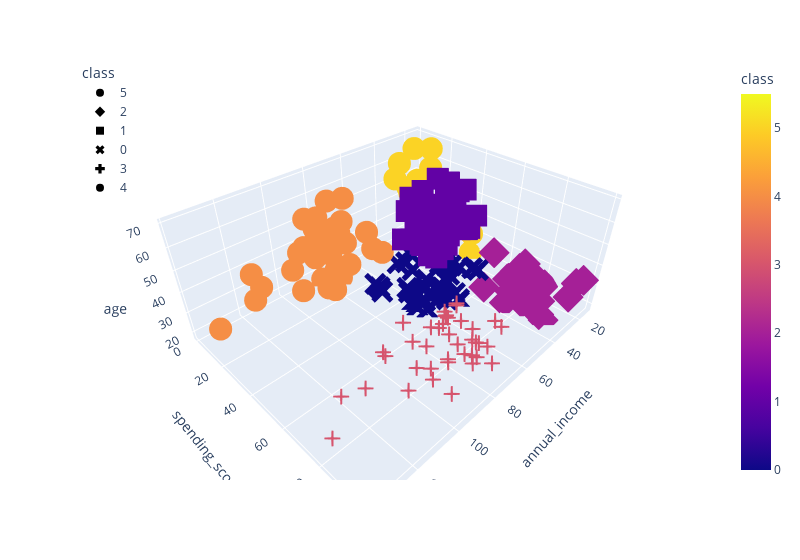

Write notebook code for a chart like this one.
### Code cell
fig = px.scatter_3d(
    df_shopping,
    x="annual_income",
    y="spending_score",
    z="age",
    color="class",
    symbol="class",
    width=800,
)
fig.update_layout(legend=dict(x=0, y=1))
fig.show()

### Figure 1 — Plotly figure (JSON) as saved in the notebook; plotly's stock layout.template omitted (floating-point values rounded to 4 significant figures)
{"data": [{"hovertemplate": "class=%{marker.color}<br>annual_income=%{x}<br>spending_score=%{y}<br>age=%{z}<extra></extra>", "legendgroup": "5", "marker": {"color": [5, 5, 5, 5, 5, 5, 5, 5, 5, 5, 5, 5, 5, 5, 5, 5, 5, 5, 5, 5, 5], "coloraxis": "coloraxis", "symbol": "circle"}, "mode": "markers", "name": "5", "scene": "scene", "showlegend": true, "type": "scatter3d", "x": [15, 16, 17, 18, 19, 19, 20, 20, 21, 23, 24, 25, 28, 28, 29, 30, 33, 33, 34, 37, 39], "y": [39, 6, 40, 6, 3, 14, 15, 13, 35, 29, 35, 5, 14, 32, 31, 4, 4, 14, 17, 26, 28], "z": [19, 20, 31, 35, 64, 67, 58, 37, 35, 52, 35, 46, 54, 45, 40, 60, 53, 49, 42, 36, 49]}, {"hovertemplate": "class=%{marker.color}<br>annual_income=%{x}<br>spending_score=%{y}<br>age=%{z}<extra></extra>", "legendgroup": "2", "marker": {"color": [2, 2, 2, 2, 2, 2, 2, 2, 2, 2, 2, 2, 2, 2, 2, 2, 2, 2, 2, 2, 2, 2], "coloraxis": "coloraxis", "symbol": "diamond"}, "mode": "markers", "name": "2", "scene": "scene", "showlegend": true, "type": "scatter3d", "x": [15, 16, 17, 18, 19, 19, 20, 20, 21, 23, 24, 25, 28, 28, 29, 30, 33, 33, 34, 37, 38, 39], "y": [81, 77, 76, 94, 72, 99, 77, 79, 66, 98, 73, 73, 82, 61, 87, 73, 92, 81, 73, 75, 92, 65], "z": [21, 23, 22, 23, 30, 35, 24, 22, 20, 35, 25, 31, 29, 35, 23, 21, 18, 21, 30, 20, 24, 24]}, {"hovertemplate": "class=%{marker.color}<br>annual_income=%{x}<br>spending_score=%{y}<br>age=%{z}<extra></extra>", "legendgroup": "1", "marker": {"color": [1, 1, 1, 1, 1, 1, 1, 1, 1, 1, 1, 1, 1, 1, 1, 1, 1, 1, 1, 1, 1, 1, 1, 1, 1, 1, 1, 1, 1, 1, 1, 1, 1, 1, 1, 1, 1, 1, 1, 1, 1, 1, 1, 1, 1], "coloraxis": "coloraxis", "symbol": "square"}, "mode": "markers", "name": "1", "scene": "scene", "showlegend": true, "type": "scatter3d", "x": [38, 39, 40, 42, 43, 43, 43, 44, 44, 46, 46, 47, 47, 48, 48, 48, 49, 49, 50, 50, 54, 54, 54, 54, 54, 54, 54, 57, 58, 59, 60, 60, 61, 62, 62, 62, 63, 63, 63, 63, 63, 65, 65, 67, 67], "y": [35, 36, 55, 52, 60, 45, 41, 50, 46, 46, 56, 52, 59, 51, 50, 48, 55, 42, 49, 56, 47, 53, 42, 51, 41, 44, 46, 58, 46, 55, 49, 47, 42, 48, 59, 56, 50, 46, 43, 48, 52, 43, 59, 43, 57], "z": [65, 48, 50, 49, 59, 50, 47, 51, 69, 53, 70, 67, 54, 63, 43, 68, 70, 47, 60, 60, 59, 45, 49, 57, 67, 46, 48, 55, 50, 68, 48, 47, 48, 49, 67, 49, 66, 54, 68, 66, 65, 63, 49, 51, 50]}, {"hovertemplate": "class=%{marker.color}<br>annual_income=%{x}<br>spending_score=%{y}<br>age=%{z}<extra></extra>", "legendgroup": "0", "marker": {"color": [0, 0, 0, 0, 0, 0, 0, 0, 0, 0, 0, 0, 0, 0, 0, 0, 0, 0, 0, 0, 0, 0, 0, 0, 0, 0, 0, 0, 0, 0, 0, 0, 0, 0, 0, 0, 0, 0], "coloraxis": "coloraxis", "symbol": "x"}, "mode": "markers", "name": "0", "scene": "scene", "showlegend": true, "type": "scatter3d", "x": [39, 40, 40, 40, 42, 43, 46, 46, 48, 48, 48, 54, 54, 54, 54, 54, 57, 58, 59, 60, 60, 60, 60, 61, 62, 62, 62, 63, 64, 64, 65, 65, 67, 67, 69, 70, 72, 76], "y": [61, 47, 42, 42, 60, 54, 51, 55, 59, 59, 47, 54, 48, 52, 55, 57, 55, 60, 41, 40, 42, 52, 50, 49, 41, 55, 42, 54, 42, 46, 48, 50, 56, 40, 58, 29, 34, 40], "z": [31, 27, 29, 31, 33, 31, 27, 19, 18, 19, 32, 26, 40, 23, 38, 21, 22, 34, 18, 40, 32, 24, 27, 20, 23, 26, 21, 19, 38, 19, 18, 19, 27, 38, 40, 23, 25, 28]}, {"hovertemplate": "class=%{marker.color}<br>annual_income=%{x}<br>spending_score=%{y}<br>age=%{z}<extra></extra>", "legendgroup": "3", "marker": {"color": [3, 3, 3, 3, 3, 3, 3, 3, 3, 3, 3, 3, 3, 3, 3, 3, 3, 3, 3, 3, 3, 3, 3, 3, 3, 3, 3, 3, 3, 3, 3, 3, 3, 3, 3, 3, 3, 3, 3], "coloraxis": "coloraxis", "symbol": "cross"}, "mode": "markers", "name": "3", "scene": "scene", "showlegend": true, "type": "scatter3d", "x": [69, 70, 71, 71, 71, 72, 73, 73, 74, 75, 76, 77, 77, 78, 78, 78, 78, 78, 78, 79, 81, 85, 86, 87, 87, 87, 88, 88, 93, 97, 98, 99, 101, 103, 103, 113, 120, 126, 137], "y": [91, 77, 95, 75, 75, 71, 88, 73, 72, 93, 87, 97, 74, 90, 88, 76, 89, 78, 73, 83, 93, 75, 95, 63, 75, 92, 86, 69, 90, 86, 88, 97, 68, 85, 69, 91, 79, 74, 83], "z": [39, 31, 40, 38, 39, 31, 29, 32, 35, 32, 32, 28, 32, 34, 39, 38, 27, 30, 30, 29, 31, 36, 33, 32, 28, 36, 30, 27, 35, 32, 29, 30, 28, 36, 32, 38, 35, 32, 30]}, {"hovertemplate": "class=%{marker.color}<br>annual_income=%{x}<br>spending_score=%{y}<br>age=%{z}<extra></extra>", "legendgroup": "4", "marker": {"color": [4, 4, 4, 4, 4, 4, 4, 4, 4, 4, 4, 4, 4, 4, 4, 4, 4, 4, 4, 4, 4, 4, 4, 4, 4, 4, 4, 4, 4, 4, 4, 4, 4, 4, 4], "coloraxis": "coloraxis", "symbol": "circle"}, "mode": "markers", "name": "4", "scene": "scene", "showlegend": true, "type": "scatter3d", "x": [71, 71, 71, 73, 73, 74, 75, 77, 77, 78, 78, 78, 78, 78, 78, 79, 81, 85, 86, 87, 87, 87, 88, 88, 93, 97, 98, 99, 101, 103, 103, 113, 120, 126, 137], "y": [35, 11, 9, 5, 7, 10, 5, 12, 36, 22, 17, 20, 16, 1, 1, 35, 5, 26, 20, 27, 13, 10, 13, 15, 14, 32, 15, 39, 24, 17, 23, 8, 16, 28, 18], "z": [43, 59, 47, 20, 44, 19, 57, 25, 48, 34, 43, 44, 47, 37, 34, 56, 19, 50, 42, 36, 40, 36, 52, 58, 59, 37, 46, 41, 54, 41, 34, 33, 47, 45, 32]}], "layout": {"coloraxis": {"colorbar": {"title": {"text": "class"}}, "colorscale": [[0, "#0d0887"], [0.1111, "#46039f"], [0.2222, "#7201a8"], [0.3333, "#9c179e"], [0.4444, "#bd3786"], [0.5556, "#d8576b"], [0.6667, "#ed7953"], [0.7778, "#fb9f3a"], [0.8889, "#fdca26"], [1, "#f0f921"]]}, "legend": {"title": {"text": "class"}, "tracegroupgap": 0, "x": 0, "y": 1}, "margin": {"t": 60}, "scene": {"domain": {"x": [0, 1], "y": [0, 1]}, "xaxis": {"title": {"text": "annual_income"}}, "yaxis": {"title": {"text": "spending_score"}}, "zaxis": {"title": {"text": "age"}}}, "width": 800}}
